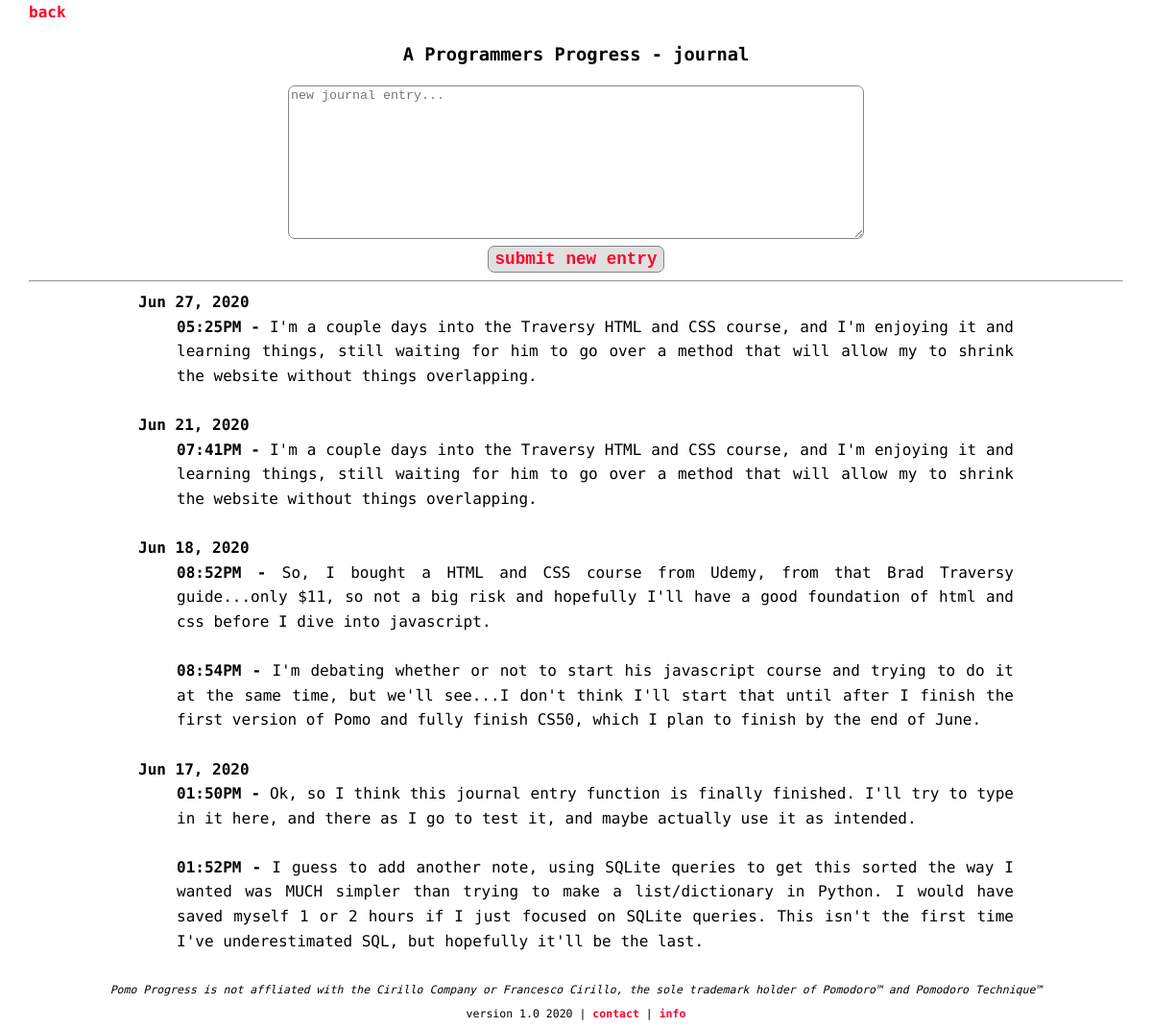
Page /journal (signed in) on the committed database.
### tables this page shows
CREATE TABLE journal (entry_id INTEGER PRIMARY KEY, table_id INTEGER REFERENCES tables (id), entry TEXT NOT NULL, date TEXT, time TEXT, datetime DEFAULT (CURRENT_DATE), time_exact TEXT DEFAULT (CURRENT_TIME));

### app.py (the view)
@app.route('/journal', methods=["GET","POST"])
def journal():
    db = SQL("sqlite:///pomodoro.db")
    if request.method == "POST":
        date = datetime.today()
        date_date = date.strftime('%b %d, %Y')
        date_time = date.strftime('%I:%M%p')
        previous_entries = db.execute("SELECT date FROM journal WHERE date=:date AND table_id=:table_id", date = date_date, table_id=session['table_id'])
        if len(previous_entries) == 1 or len(previous_entries) > 1:
            session['journal_same_date'] = False
        else:
            session['journal_same_date'] = True
        if session['journal_same_date'] == True:
            db.execute("INSERT INTO journal (table_id, entry, date, time) VALUES (?, ?, ?, ?)", session['table_id'], request.form.get("entry"), date_date, date_time)
        else:
            db.execute("INSERT INTO journal (table_id, entry, date, time) VALUES (?, ?, '', ?)", session['table_id'], request.form.get("entry"), date_time)
        return redirect('/journal')
    else:
        journal_data = db.execute("SELECT * FROM journal WHERE table_id=:table_id ORDER BY datetime DESC, time_exact ASC", table_id=session['table_id'])
        return render_template('journal.html', session=session, journal_data=journal_data)

### templates/journal.html (shortened to what this page needs)
{% extends 'base.html' %}
{% block header %}
    <a href='/home'>back</a>
    <center><h3>{{ session['table_name'] }} - journal</h3></center>
{% endblock %}
{% block main %}
<center>
    <form action="/journal" method="post">
        <textarea class="entry" name="entry" placeholder="new journal entry..." type="text" required></textarea>
        <br>
        <input class="load-create" name="submit_entry" value="submit new entry" type="submit">
    </form>
    <hr>
</center>
<center>
        <div class="journal">
            {% for row in journal_data %}
                {% if row['date'] != '' %}
                    <dt><strong>{{ row['date'] }}</strong></dt>
                    <dd><strong><font size="3px">{{ row['time'] }}&nbsp;-&nbsp;</font></strong>{{ row['entry'] }}</dd>
                    <br>
                {% else %}
                    <dd><strong><font size="3px">{{ row['time'] }}&nbsp;-&nbsp;</font></strong>{{ row['entry'] }}</dd>
                    <br>
                {% endif %}
            {% endfor %}
        </div>
</center>
<footer id="footer">
    <em>Pomo Progress is not affliated with the Cirillo Company or Francesco Cirillo, the sole trademark holder of Pomodoro™ and Pomodoro Technique™</em>
    <br>
    version 1.0 2020 | <a href="mailto:mwroberts89@gmail.com">contact</a> | <a href="https://github.com/mwroberts3/pomodoro-progress/blob/master/README.md">info</a>
</footer>
{% endblock %}

### templates/base.html (shortened to what this page needs)
<!DOCTYPE html>
<html lang="en">
<head>
  <link rel="stylesheet" type="text/css" href="static/global.css">
  <link rel="stylesheet" media="screen and (max-width: 812px) and (min-width: 501px)" href="/static/tablet.css">
  <link rel="stylesheet" media="screen and (max-width: 500px)" href="/static/mobile.css">
</head>
<header>
  {% block header %}{% endblock %}
</header>
<body>
    {% block main%}{% endblock %}
</body>
</html>

### static/global.css (style rules this page uses)
* { box-sizing: border-box; }
body { margin: auto; width: 95%; font-family: 'Roboto Mono', monospace; font-size: 1em; line-height: 1.6em; min-height: 100vh; position: relative; }
a { font-weight: bolder; text-decoration: none; color: rgb(255, 0, 43); }
.load-create { padding: 3px 7px; font-family: 'Courier New', Courier, monospace; font-weight: bold; font-size: 1.1em; cursor: pointer; color: rgb(255,0,43); background-color: rgb(224, 224, 224); border: 1px solid rgb(131, 131, 131); border-radius: 7px; }
textarea { height: 20vh; width: 50vw; border: 1px solid rgb(131, 131, 131); border-radius: 7px; }
.journal { width: 80%; text-align: justify; }
#footer { text-align: center; width: 100%; font-size: 0.72rem; margin: auto; }

### rows in the picture
journal: date "Jun 27, 2020", time "05:25PM", entry "I'm a couple days into the Traversy HTML and CSS course, and I'm enjoying it and learning things, still waiting for him to go over a method that will allow my to shrink the website without things overlapping."
journal: date "Jun 21, 2020", time "07:41PM", entry "I'm a couple days into the Traversy HTML and CSS course, and I'm enjoying it and learning things, still waiting for him to go over a method that will allow my to shrink the website without things overlapping."
journal: date "Jun 18, 2020", time "08:52PM", entry "So, I bought a HTML and CSS course from Udemy, from that Brad Traversy guide...only $11, so not a big risk and hopefully I'll have a good foundation of html and css before I dive into javascript."
journal: time "08:54PM", entry "I'm debating whether or not to start his javascript course and trying to do it at the same time, but we'll see...I don't think I'll start that until after I finish the first version of Pomo and fully finish CS50, which I plan to finish by the end of June."
journal: date "Jun 17, 2020", time "01:50PM", entry "Ok, so I think this journal entry function is finally finished. I'll try to type in it here, and there as I go to test it, and maybe actually use it as intended."
journal: time "01:52PM", entry "I guess to add another note, using SQLite queries to get this sorted the way I wanted was MUCH simpler than trying to make a list/dictionary in Python. I would have saved myself 1 or 2 hours if I just focused on SQLite queries. This isn't the first time I've underestimated SQL, but hopefully it'll be the last."

### other values in the picture
{{ session['table_name'] }} "A Programmers Progress"
